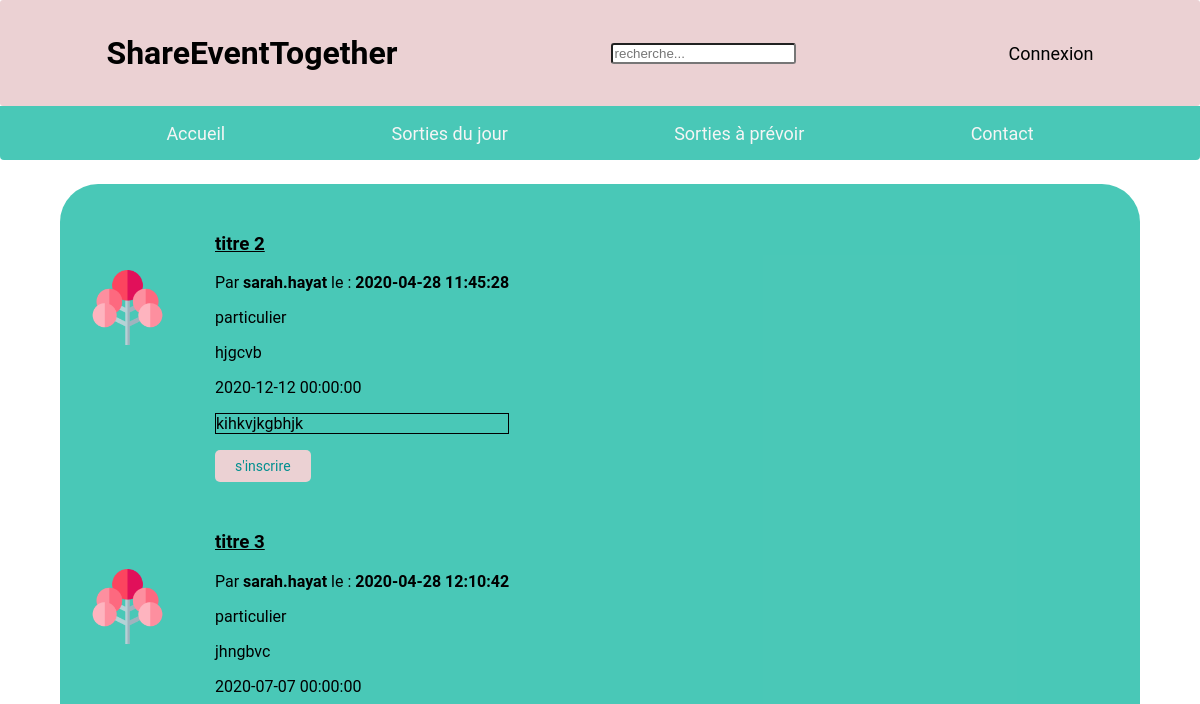
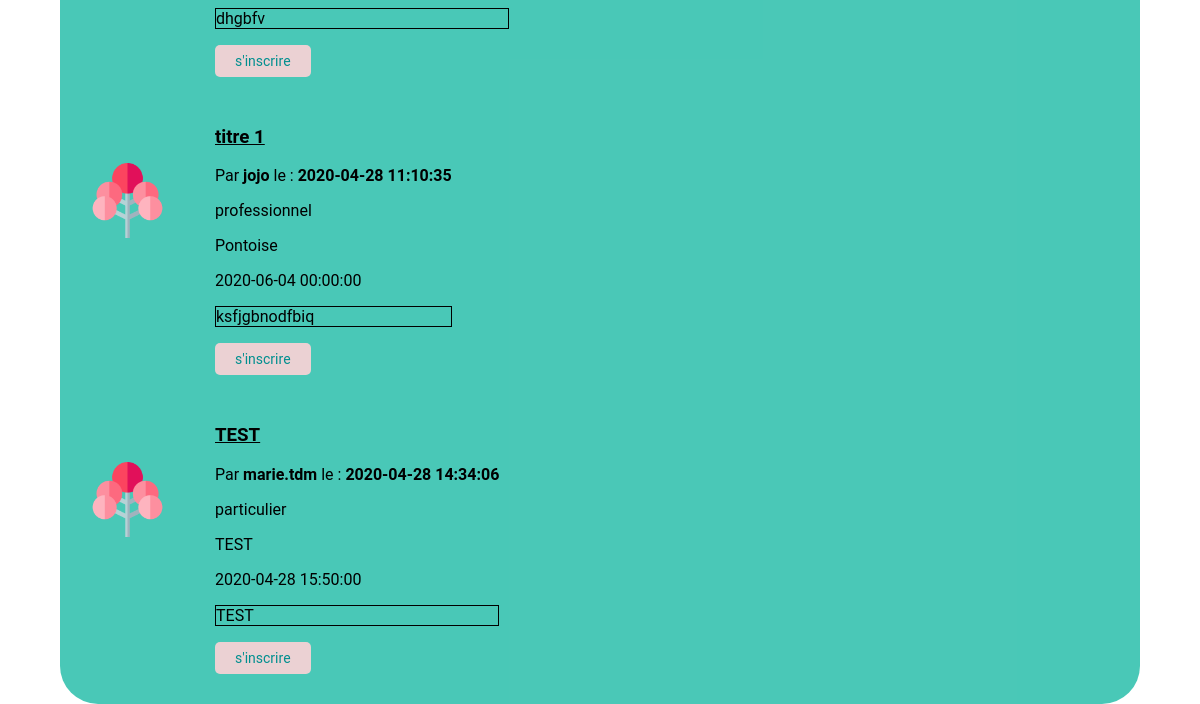
Before: /php/recherche.php with the older database file (2 pictures, top to bottom).
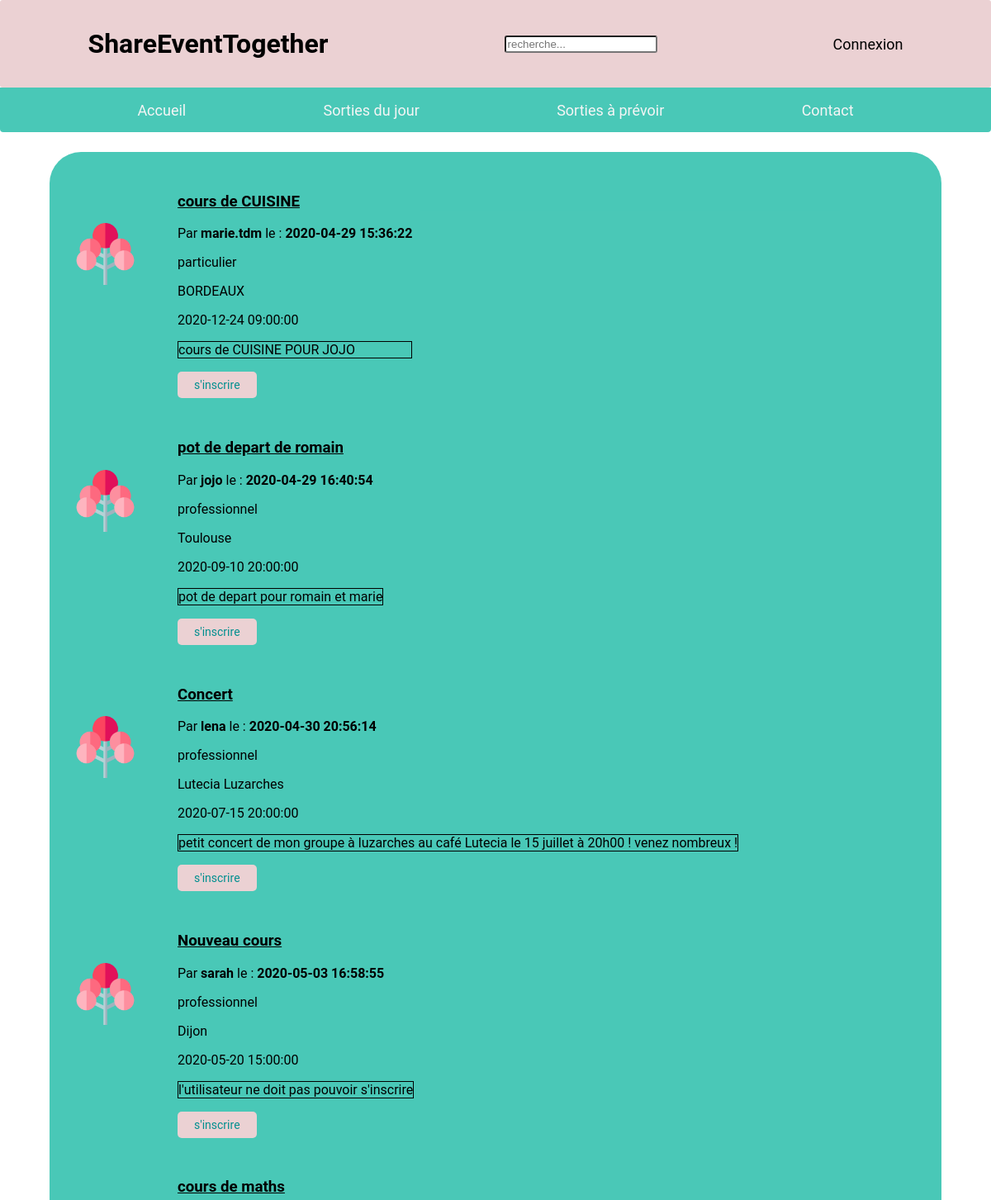
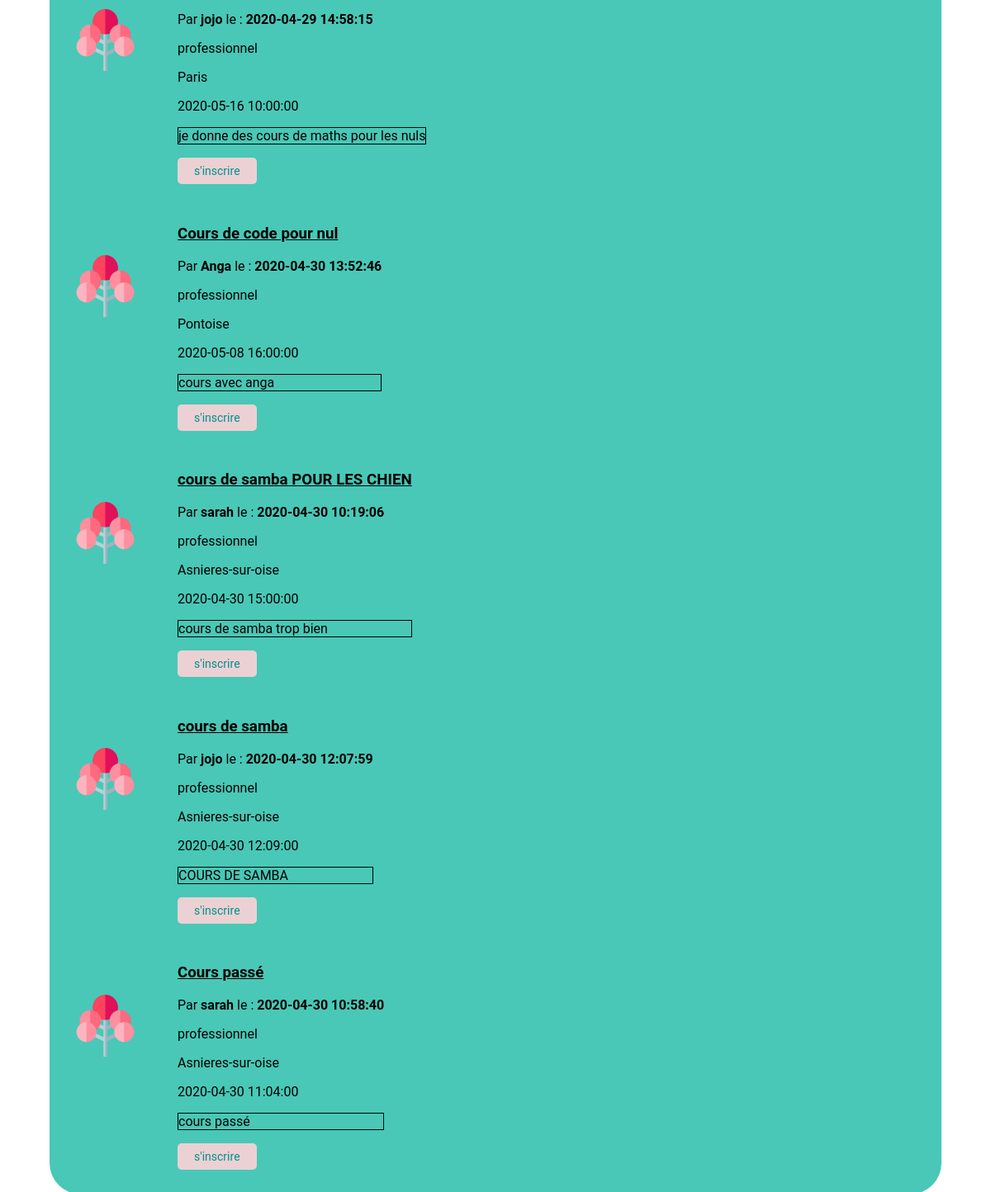
After: the same page with the newer database file (2 pictures, top to bottom).
### tables this page shows
CREATE TABLE `evenements` (
  `id_evenement` int(11) NOT NULL,
  `id_utilisateur` int(11) NOT NULL,
  `date_poste` datetime NOT NULL DEFAULT CURRENT_TIMESTAMP,
  `description` text NOT NULL,
  `date_evenement` datetime NOT NULL,
  `titre_evenement` varchar(250) NOT NULL,
  `id_karma` int(11) DEFAULT NULL,
  `lieu` varchar(255) DEFAULT NULL
);

CREATE TABLE `utilisateurs` (
  `id_utilisateur` int(11) NOT NULL,
  `prenom` varchar(100) NOT NULL,
  `nom` varchar(100) NOT NULL,
  `date_naissance` date NOT NULL,
  `adresse` varchar(250) NOT NULL,
  `code_postale` int(5) NOT NULL,
  `pays` varchar(100) NOT NULL,
  `telephone` int(10) NOT NULL,
  `mail` varchar(250) NOT NULL,
  `pseudo` varchar(100) NOT NULL,
  `mot_de_passe` varchar(255) NOT NULL,
  `type_utilisateur` varchar(50) NOT NULL,
  `ville` varchar(200) NOT NULL,
  `date_creation_utilisateur` datetime DEFAULT CURRENT_TIMESTAMP
);

### php/recherche.php (the view, shortened to what this page needs)
<?php
require("../controllers/bdd.php");
?>
<!DOCTYPE html>
<html lang="fr">
<head>
    <link rel="stylesheet" href="../assets/css/sortie.css"/>
</head>
<body>
<?php
if (isset($_SESSION['username'])) {
    require("headerConnect.php");
} else {
    require("headerDisconnect.php");
}
$articles = $bdd->query('SELECT * FROM evenements as e LEFT JOIN utilisateurs as u ON e.id_utilisateur = u.id_utilisateur ORDER BY e.date_evenement DESC');
?>
<section class="fond">
    <div class="filter">
        <?php
        if ($articles->rowCount() > 0) {
        while ($donnees = $articles->fetch()) {
            ?>
            <div class="listOfEvent">
                <ul class="collectionItem">
                    <div class="pictureEvent">
                        <img id="imgTree" src="../assets/images/arbre_icon.png"/>
                    </div>
                    <div class="pictureEvent">
                        <h3 class="titleOfEvent"><?php echo $donnees['titre_evenement']; ?> </h3>
                        <p><?php echo "Par " . '<b>' . $donnees['pseudo'] . '</b>' . " le : " . '<b>' . $donnees['date_poste'] . '</b>'; ?></p>
                        <p><?php echo $donnees['type_utilisateur']; ?></p>
                        <p><?php echo $donnees['lieu']; ?></p>
                        <p><?php echo $donnees['date_evenement']; ?></p>
                        <p class="description"><?php echo $donnees['description']; ?></p>
                        <?php
                        if ($donnees['id_utilisateur'] !== $_SESSION['id_name']) {
                            ?>
                            <a class="inputListOfEvent"
                               href="../controllers/inscription.php?id_evenement= <?php echo $donnees['id_evenement']; ?>">s'inscrire</a>
                            <?php
                        }
                        ?>
                    </div>
                </ul>
            </div>
            <?php
        }
        ?>
    </div>
</section>
<?php
} else {
    ?>
    Aucun résultat pour : <?= $search ?>...
    <?php
}
?>

Changed rows visible on the page:
removed evenements: titre_evenement "titre 2", id_utilisateur.pseudo "sarah.hayat", date_poste "2020-04-28 11:45:28", id_utilisateur.type_utilisateur "particulier", lieu "hjgcvb", date_evenement "2020-12-12 00:00:00", description "kihkvjkgbhjk"
removed evenements: titre_evenement "titre 3", id_utilisateur.pseudo "sarah.hayat", date_poste "2020-04-28 12:10:42", id_utilisateur.type_utilisateur "particulier", lieu "jhngbvc", date_evenement "2020-07-07 00:00:00", description "dhgbfv"
removed evenements: titre_evenement "titre 1", id_utilisateur.pseudo "jojo", date_poste "2020-04-28 11:10:35", id_utilisateur.type_utilisateur "professionnel", lieu "Pontoise", date_evenement "2020-06-04 00:00:00", description "ksfjgbnodfbiq"
removed evenements: titre_evenement "TEST", id_utilisateur.pseudo "marie.tdm", date_poste "2020-04-28 14:34:06", id_utilisateur.type_utilisateur "particulier", lieu "TEST", date_evenement "2020-04-28 15:50:00", description "TEST"
added evenements: titre_evenement "cours de CUISINE", id_utilisateur.pseudo "marie.tdm", date_poste "2020-04-29 15:36:22", id_utilisateur.type_utilisateur "particulier", lieu "BORDEAUX", date_evenement "2020-12-24 09:00:00", description "cours de CUISINE POUR JOJO"
added evenements: titre_evenement "pot de depart de romain", id_utilisateur.pseudo "jojo", date_poste "2020-04-29 16:40:54", id_utilisateur.type_utilisateur "professionnel", lieu "Toulouse", date_evenement "2020-09-10 20:00:00", description "pot de depart pour romain et marie"
added evenements: titre_evenement "Concert", id_utilisateur.pseudo "lena", date_poste "2020-04-30 20:56:14", id_utilisateur.type_utilisateur "professionnel", lieu "Lutecia Luzarches", date_evenement "2020-07-15 20:00:00", description "petit concert de mon groupe à luzarches au café Lutecia le 15 juillet à 20h00 ! venez nombreux !"
added evenements: titre_evenement "Nouveau cours", id_utilisateur.pseudo "sarah", date_poste "2020-05-03 16:58:55", id_utilisateur.type_utilisateur "professionnel", lieu "Dijon", date_evenement "2020-05-20 15:00:00", description "l'utilisateur ne doit pas pouvoir s'inscrire"
added evenements: titre_evenement "cours de maths", id_utilisateur.pseudo "jojo", date_poste "2020-04-29 14:58:15", id_utilisateur.type_utilisateur "professionnel", lieu "Paris", date_evenement "2020-05-16 10:00:00", description "je donne des cours de maths pour les nuls"
added evenements: titre_evenement "Cours de code pour nul", id_utilisateur.pseudo "Anga", date_poste "2020-04-30 13:52:46", id_utilisateur.type_utilisateur "professionnel", lieu "Pontoise", date_evenement "2020-05-08 16:00:00", description "cours avec anga"
added evenements: titre_evenement "cours de samba POUR LES CHIEN", id_utilisateur.pseudo "sarah", date_poste "2020-04-30 10:19:06", id_utilisateur.type_utilisateur "professionnel", lieu "Asnieres-sur-oise", date_evenement "2020-04-30 15:00:00", description "cours de samba trop bien"
added evenements: titre_evenement "cours de samba", id_utilisateur.pseudo "jojo", date_poste "2020-04-30 12:07:59", id_utilisateur.type_utilisateur "professionnel", lieu "Asnieres-sur-oise", date_evenement "2020-04-30 12:09:00", description "COURS DE SAMBA"
added evenements: titre_evenement "Cours passé", id_utilisateur.pseudo "sarah", date_poste "2020-04-30 10:58:40", id_utilisateur.type_utilisateur "professionnel", lieu "Asnieres-sur-oise", date_evenement "2020-04-30 11:04:00", description "cours passé"
